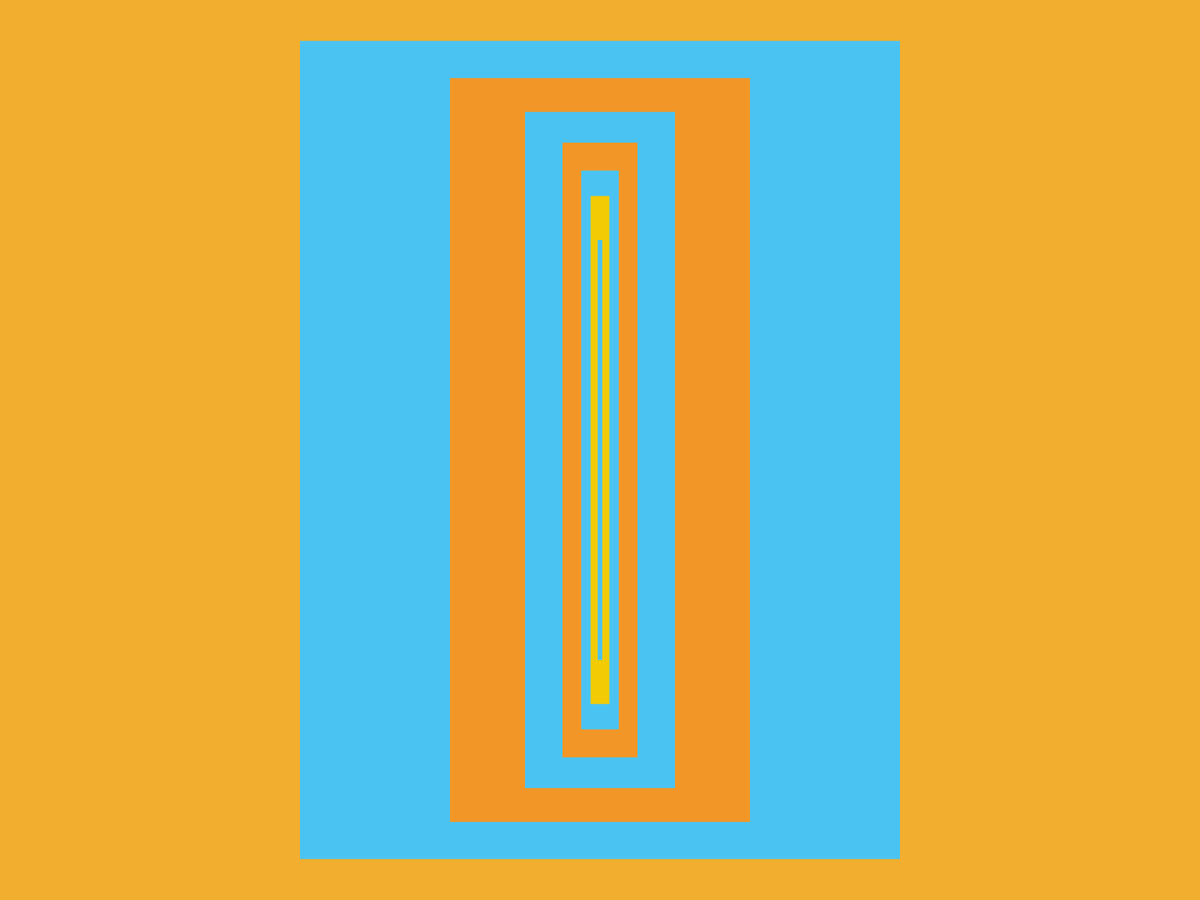
Frame 1 (no input)
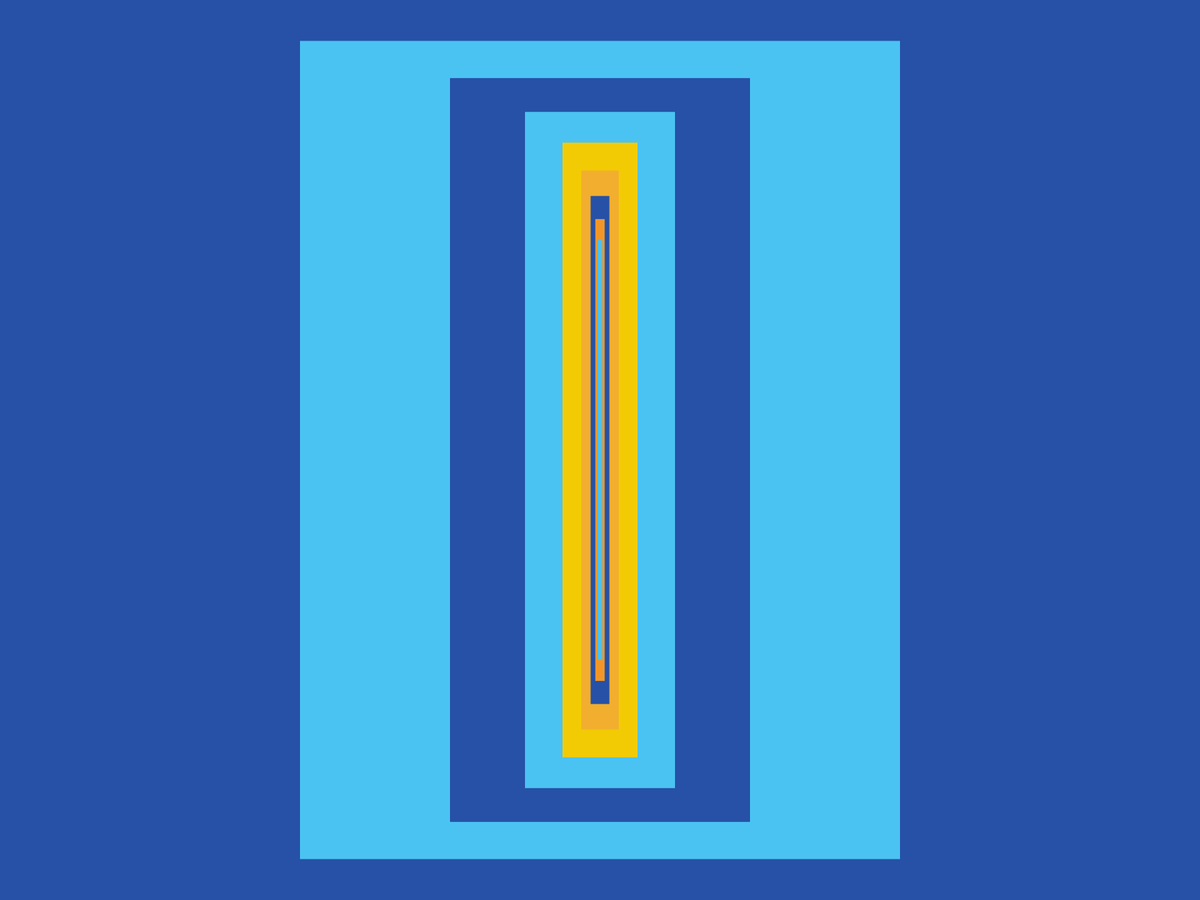
Frame 2 (the mouse pressed at the canvas centre, redrawn once)

The Processing sketch that drew these frames (run headless with seeded random() and noise(); the mouse was pressed at the canvas centre and the sketch redrawn once):

// Processing sketch: B_recursion
// ── B_recursion.pde
/* Recursividad
*/
color[] colors = { #2651A6, #4BC3F2, #F2CB05, #F2AE2E, #F29727};

void setup() {
  fullScreen();
  noStroke();
  noLoop();
}

void draw() {
  background(200);
  drawRect(width/2, height/2, width, height);
}

// Función recursiva
void drawRect(float x, float y, float w, float h) {
  color fillColor = colors[int(random(colors.length))];
  pushMatrix();
  translate(-w/2, -h/2);
  fill(fillColor);
  rect(x, y, w, h);
  popMatrix();
  // Si el tamaño es mayor a 'n', seguimos dibujando cuadrados 
  if(h > 10 && w > 10) {
    drawRect(x, y, w/2, h/1.1);
  }
}
